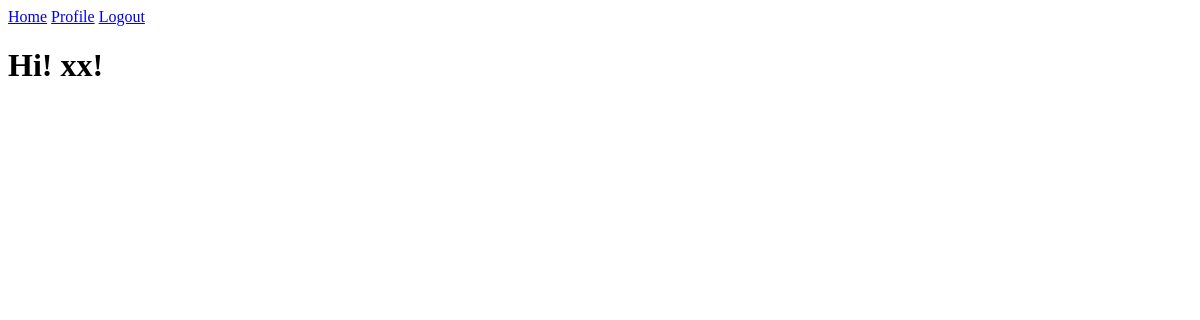
Before: /index/ (signed in) with the older database file.
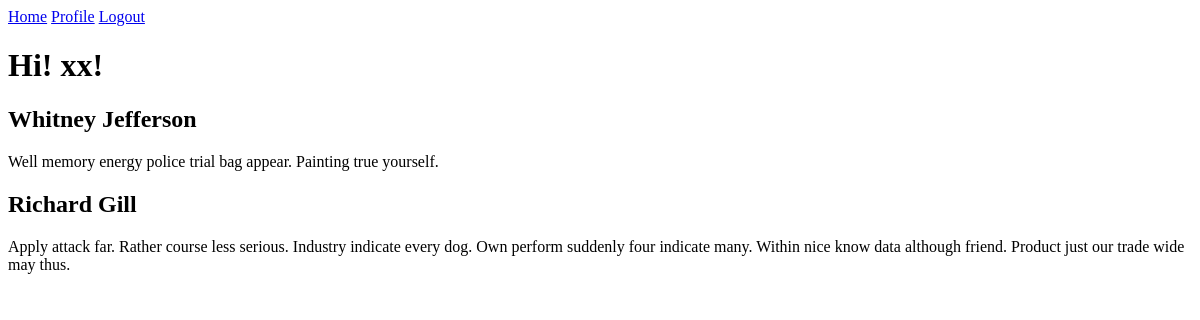
After: the same page with the newer database file.
### app/main/models.py (models this page shows, shortened)
class User(db.Model, UserMixin):
    id = db.Column(db.Integer, primary_key=True)
    username = db.Column(db.String(64), index=True, unique=True)
    email = db.Column(db.String(120), index=True, unique=True)
    password_hash = db.Column(db.String(128))
    posts = db.relationship('Post', backref='author', lazy='dynamic')
    about_me = db.Column(db.String(140))
    last_seen = db.Column(db.DateTime, default=datetime.utcnow)
    followed = db.relationship(
        'User', secondary=followers,
        primaryjoin=(followers.c.follower_id == id),
        secondaryjoin=(followers.c.followed_id == id),
        backref=db.backref('followers', lazy='dynamic'),
        lazy='dynamic'
    )

class Post(db.Model):
    id = db.Column(db.Integer, primary_key=True)
    title = db.Column(db.String(32), index=True)
    body = db.Column(db.String(140))
    timestamp = db.Column(db.Date, index=True, default=datetime.utcnow)
    user_id = db.Column(db.Integer, db.ForeignKey('user.id'))

### app/main/views.py (the view)
@main.route('/')
@main.route('/index/')
@login_required
def index():
    posts = current_user.posts
    return render_template('index.html', title='allen', posts=posts)

### app/main/models.py (called while the page is built)
@login_manager.user_loader
def load_user(id):
    return User.query.get(int(id))

### app/main/views.py (called while the page is built)
@main.before_request
def before_request():
    if current_user.is_authenticated:
        current_user.last_seen = datetime.utcnow()
        db.session.commit()

### app/templates/index.html
{% extends "base.html" %}
{% block content %}
    <h1>Hi! {{ current_user.username }}!</h1>
    {% for post in posts %}
    <div>
        <h2> {{ post.title }}</h2>
        <p> {{ post.body }} </p>
    </div>
    {% endfor %}
{% endblock %}

### app/templates/base.html (shortened to what this page needs)
<html>
    <head>
    </head>
    <body>
        <div>
            <a href="{{ url_for('main.index')}}">Home</a>
            {% if current_user.is_anonymous %}
            <a href="{{ url_for('main.login') }}">Login</a>
            {% else %}
            <a href="{{ url_for('main.user_profile', username=current_user.username) }}">Profile</a>
            <a href=" {{ url_for('main.logout') }}">Logout</a>
            {% endif %}
        </div>
        {% block content %}{% endblock %}
    </body>
</html>

Changed rows visible on the page:
added Post: title "Whitney Jefferson", body "Well memory energy police trial bag appear. Painting true yourself."
added Post: title "Richard Gill", body "Apply attack far. Rather course less serious. Industry indicate every dog. Own perform suddenly four indicate many. Within nice know data although friend. Product just our trade wide may thus."
